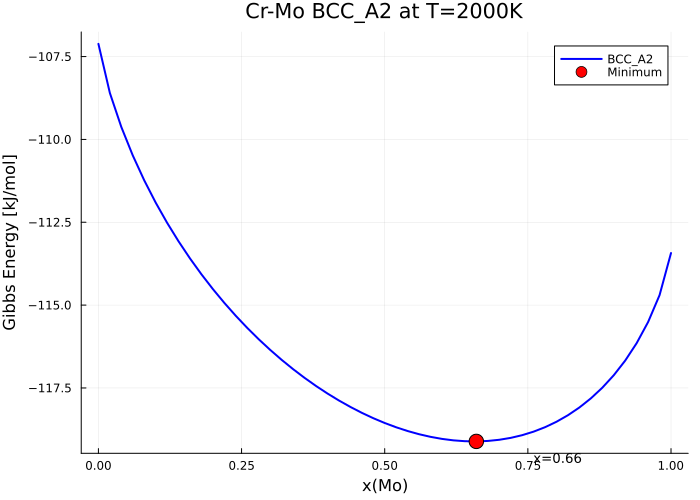

The script that saved this image:
# SPDX-License-Identifier: GPL-3.0-or-later
# Copyright (C) 2026 Hiroharu Sugawara
# Part of OpenCALPHAD.jl - Example: Cr-Mo scan_composition with component_indices
#
# Demonstrates the high-level API for multi-component databases.
# Uses component_indices to select binary components from steel1.TDB (6-element).

using OpenCALPHAD
using Plots

# Load steel1 thermodynamic database
tdb_path = joinpath(@__DIR__, "..", "reftest", "tdb", "steel1.TDB")
db = read_tdb(tdb_path)

# Get BCC_A2 phase
bcc = get_phase(db, "BCC_A2")

println("=== scan_composition with component_indices ===")
println()

# Show phase structure to determine component indices
println("BCC_A2 sublattice 1: $(bcc.constituents[1])")
println("  CR=1, FE=2, MO=3, SI=4, V=5")
println()

# Temperature
T = 2000.0  # K

# Create solver
solver = GridSearchSolver(n_points = 51)

# Scan composition for Cr-Mo (component_indices=(1,3))
# x represents the mole fraction of the SECOND component (MO)
println("Scanning Cr-Mo composition at T=$(T)K...")
scan = scan_composition(bcc, T, db, solver; component_indices = (1, 3))

println("  Grid points: $(length(scan.x_grid))")
println("  x(Mo) range: $(scan.x_grid[1]) to $(scan.x_grid[end])")
println(
    "  G range: $(round(minimum(scan.G_values)/1000, digits=2)) to $(round(maximum(scan.G_values)/1000, digits=2)) kJ/mol",
)
println()

# Print sample values
println("Sample Gibbs energies:")
println("  x(Mo)  |  G [kJ/mol]")
println("  -------|-------------")
for i in [1, 26, 51]
    println(
        "  $(round(scan.x_grid[i], digits=2))    |  $(round(scan.G_values[i]/1000, digits=2))",
    )
end
println()

# Create plot
p = plot(
    scan.x_grid,
    scan.G_values ./ 1000,
    xlabel = "x(Mo)",
    ylabel = "Gibbs Energy [kJ/mol]",
    title = "Cr-Mo BCC_A2 at T=$(Int(T))K",
    label = "BCC_A2",
    linewidth = 2,
    color = :blue,
    legend = :topright,
    size = (700, 500),
)

# Add minimum point marker
G_min, idx_min = findmin(scan.G_values)
x_min = scan.x_grid[idx_min]
scatter!(p, [x_min], [G_min / 1000], color = :red, markersize = 8, label = "Minimum")
annotate!(p, x_min + 0.1, G_min / 1000 - 0.5,
    text("x=$(round(x_min, digits=2))", 9, :left))

# Save plot
output_path = joinpath(@__DIR__, "122_scan_crmo.png")
savefig(p, output_path)
println("Saved to $output_path")

display(p)

# Comparison: scan all 3 relevant phases
println()
println("=== Comparison of BCC, FCC, HCP for Cr-Mo ===")
println()

fcc = get_phase(db, "FCC_A1")
hcp = get_phase(db, "HCP_A3")

scan_fcc = scan_composition(fcc, T, db, solver; component_indices = (1, 3))
scan_hcp = scan_composition(hcp, T, db, solver; component_indices = (1, 3))

# Plot all phases
p2 = plot(
    xlabel = "x(Mo)",
    ylabel = "Gibbs Energy [kJ/mol]",
    title = "Cr-Mo Phase Comparison at T=$(Int(T))K",
    legend = :topright,
    size = (700, 500),
)

plot!(p2, scan.x_grid, scan.G_values ./ 1000,
    linewidth = 2, color = :blue, label = "BCC_A2")
plot!(p2, scan_fcc.x_grid, scan_fcc.G_values ./ 1000,
    linewidth = 2, color = :green, label = "FCC_A1")
plot!(p2, scan_hcp.x_grid, scan_hcp.G_values ./ 1000,
    linewidth = 2, color = :orange, label = "HCP_A3")

# Save comparison plot
output_path2 = joinpath(@__DIR__, "122_scan_crmo_comparison.png")
savefig(p2, output_path2)
println("Saved to $output_path2")

display(p2)
